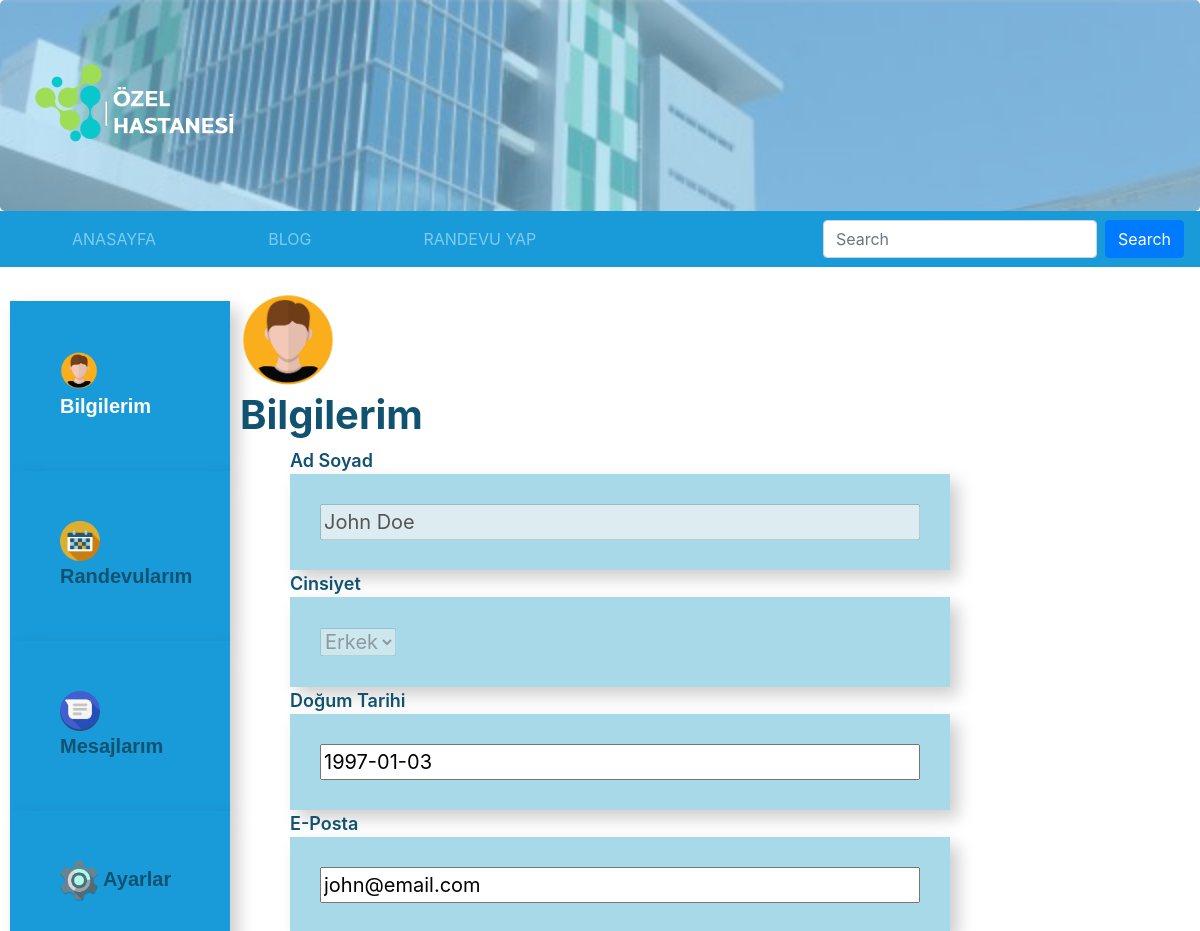
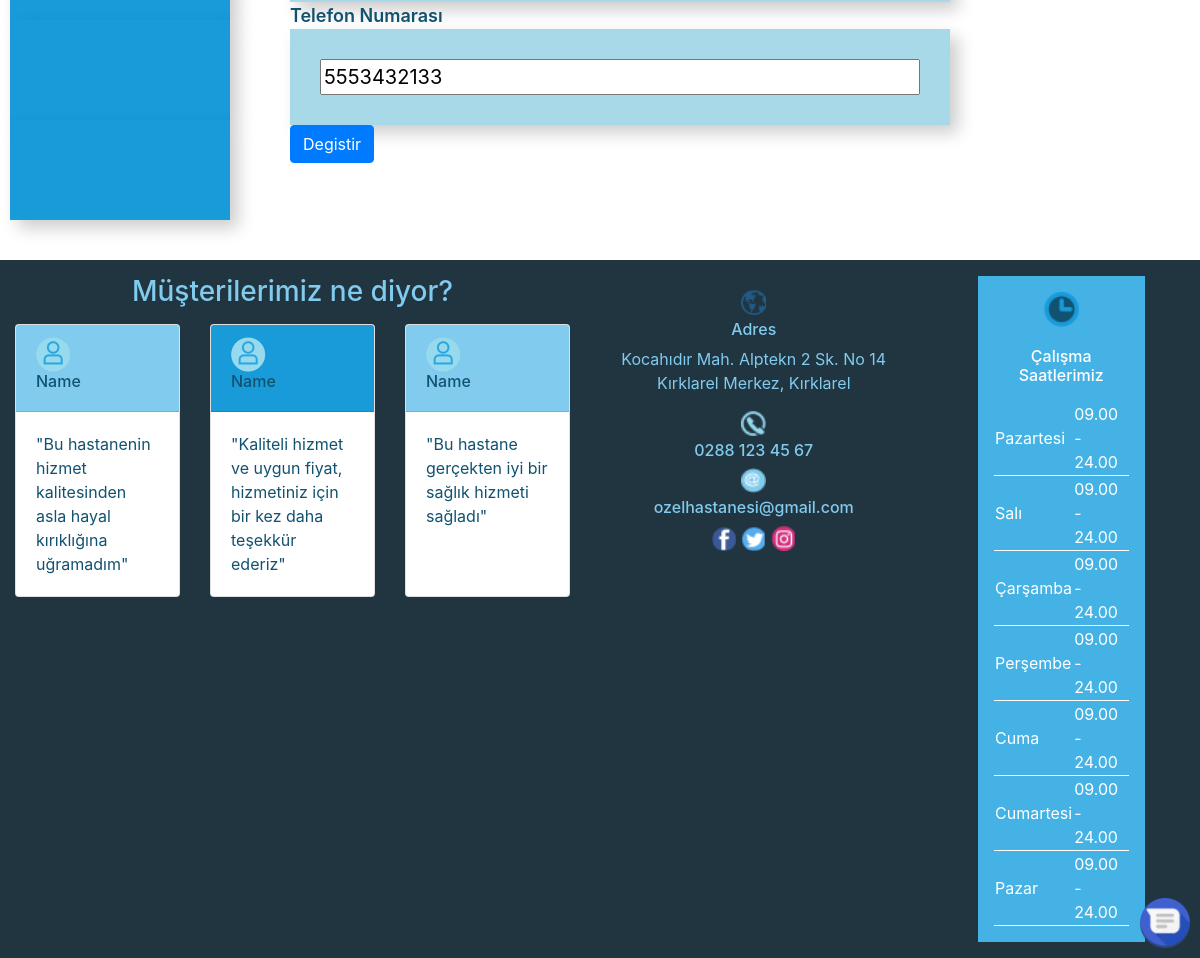
The page /bilgilerim.php (signed in) on the database its author committed (2 pictures, top to bottom).
### tables this page shows
CREATE TABLE IF NOT EXISTS `userinfo` (
  `adsoyad` text NOT NULL,
  `eposta` varchar(100) NOT NULL,
  `sifre` varchar(130) NOT NULL,
  `cinsiyet` text NOT NULL,
  `tel` bigint(255) NOT NULL,
  `dogumtarih` date DEFAULT NULL,
  PRIMARY KEY (`eposta`)
);

### bilgilerim.php (the view, shortened to what this page needs)
<!DOCTYPE html>
<html>
<html lang="en">
<?php
    include "config.php";
?>
<head>
    <link rel="stylesheet" href="https://cdn.jsdelivr.net/npm/bootstrap@4.5.3/dist/css/bootstrap.min.css"
>
    <link rel="stylesheet" href="style2.css">
</head>
<body>
    <div class="jumbotron mb-0">
        <a href="anasayfa.html"><img src="img/logo.png" alt=""></a>
    </div>
    <nav class="navbar navbar-expand-sm ">
        <div class="collapse navbar-collapse" id="collapsibleNavbar">
            <ul class="navbar-nav mr-auto">
                <li class="nav-item">
                    <a class="nav-link" href="anasayfa.php">ANASAYFA<span class="sr-only">(current)</span></a>
                </li>
                <li class="nav-item">
                    <a class="nav-link" href="makalelistesi.html">BLOG</a>
                </li>
                <li class="nav-item">
                    <a class="nav-link" href="randevuform.php" target="_blank">RANDEVU YAP</a>
                </li>
            </ul>
            <form class="form-inline my-2 my-lg-0">
                <input class="form-control mr-sm-2" type="search" placeholder="Search" aria-label="Search">
                <button class="btn btn-primary  my-2 my-sm-0" type="submit">Search</button>
            </form>
        </div>
    </nav><br>
    <div class="clearfix">
  <div class="column menu">
    <ul>
      <a class="letter" href="bilgilerim.php"><li><img src="img/profile.png" weight="40px" height="40px"> Bilgilerim</li></a>
      <li><a class="letter" href="oncekirandevularim.php"><img src="img/appointment.png" weight="40px" height="40px">Randevularım</a></li>
      <li><a class="letter" href="Mesajlarim.html"><img src="img/message.png" weight="40px" height="40px"> Mesajlarım</a></li>
      <li><a class="letter" href="ayarlar.html"><img src="img/clipart494368.png" weight="40px" height="40px"> Ayarlar</a></li>
      <li></li>
      <li></li>
    </ul>
  </div>
  <div>
    <a href="#"><img src="img/profile.png" weight="100px" height="100px"></a>
    <h1>Bilgilerim</h1>
    <div class="column2 menu2">
    <?php
    $sql = "SELECT * FROM userinfo WHERE eposta = '".$_SESSION['email']."'";
    $result = $con->query($sql);
    $row=$result->fetch_row();
    ?>
   <form form action="<?php echo htmlspecialchars($_SERVER["PHP_SELF"]);?>" method="post">
    <ul>
        <div class="profile">Ad Soyad</div><li><input type=”text” name=”adsoyad” value="<?=$row[0]; ?>" disabled></li>
        <div class="profile">Cinsiyet</div><li>
            <select name="cinsiyet" required disabled>
            <option><?=$row[3];?></option>
            </select></li>
        <div class="profile">Doğum Tarihi</div><li><input type=”date” name="dogumtarihi" value="<?=$row[5]; ?>"></li>
        <div class="profile">E-Posta</div><li><input type=”text” name="eposta" value="<?=$row[1]; ?>"></li>
        <div class="profile">Telefon Numarası</div><li><input type="text" name="telefon" value="<?=$row[4]; ?>"></li>
    </ul>
    <br>
     <button class="btn btn-primary  my-2 my-sm-0" name="degistir" type="submit">Degistir</button>
     </form>
  </div>
  </div>
</div>
    <div class="row footer">
        <div class="col-lg-6">
            <a href="mesajlarim.html"><img class="message" src="img/message.png" width="50px" height="50px"></a>
            <div class="review">
                <h3>Müşterilerimiz ne diyor?</h3>
                <div class="card-deck">
                    <div class="card">
                        <div class="card-header">
                            <img src="img/login logo.png" alt="">
                            <h6>Name</h6>
                        </div>
                        <div class="card-body">
                            <p class="card-text">"Bu hastanenin hizmet kalitesinden asla hayal kırıklığına uğramadım"</p>
                        </div>
                    </div>
                    <div class="card">
                        <div class="card-header" style="background-color: #199BD9;">
                            <img src="img/login logo.png" alt="">
                            <h6>Name</h6>
                        </div>
                        <div class="card-body">
                            <p class="card-text">"Kaliteli hizmet ve uygun fiyat, hizmetiniz için bir kez daha teşekkür ederiz"</p>
                        </div>
                    </div>
                    <div class="card">
                        <div class="card-header">
                            <img src="img/login logo.png" alt="">
                            <h6>Name</h6>
                        </div>
                        <div class="card-body">
                            <p class="card-text">"Bu hastane gerçekten iyi bir sağlık hizmeti sağladı"</p>
                        </div>
                    </div>
                </div>
            </div>
        </div>
        <div class="col-lg-3">
            <div class="contactinfo">
                <img src="img/adress logo.png" height="25px" width="25px" alt="">
                <h6>Adres</h6>
                <p>Kocahıdır Mah. Alptekn 2 Sk. No 14
                    Kırklarel Merkez, Kırklarel
                </p>
                <img src="img/contact logo.png" height="25px" width="25px" alt="">
                <h6>0288 123 45 67</h6>
                <img src="img/email logo.png" height="25px" width="25px" alt="">
                <h6>ozelhastanesi@gmail.com</h6>
                <img src="img/fb logo.png" height="25px" width="25px" alt="">
                <img src="img/twitter logo.png" height="25px" width="25px" alt="">
                <img src="img/ig logo.png" height="25px" width="25px" alt="">
            </div>
        </div>
        <div class="col-lg-3">
            <div class="tabelwaktu">
                <img src="img/clock logo 2.png" height="35px" width="35px" style="margin-bottom: 20px;" alt="">
                <h6>Çalışma Saatlerimiz</h6>
                <table>
                    <tr>
                        <td>Pazartesi</td>
                        <td>09.00 - 24.00</td>
                    </tr>
                    <tr>
                        <td>Salı</td>
                        <td>09.00 - 24.00</td>
                    </tr>
                    <tr>
                        <td>Çarşamba</td>
                        <td>09.00 - 24.00</td>
                    </tr>
                    <tr>
                        <td>Perşembe</td>
                        <td>09.00 - 24.00</td>
                    </tr>
                    <tr>
                        <td>Cuma</td>
                        <td>09.00 - 24.00</td>
                    </tr>
                    <tr>
                        <td>Cumartesi</td>
                        <td>09.00 - 24.00</td>
                    </tr>
                    <tr>
                        <td>Pazar</td>
                        <td>09.00 - 24.00</td>
                    </tr>
                </table>
            </div>
        </div>
    </div>
</body>
</html>

### style2.css (style rules this page uses)
body { color: #115271; }
.navbar { background-color: #199BD9; }
.card-deck { margin: 0; }
a.nav-link { margin: 0 3em; color: #80CBEE; }
.footer { background-color: #213540; color: #80CBEE; margin-top: 30px; }
table { width: 100%; color: white; }
table, td { border-bottom: 1px solid white; }
.tabelwaktu { background-color: #45B2E5; margin: 1em 20%; padding: 1em; align-items: center; display: flex; flex-direction: column; }
.tabelwaktu h6 { text-align: center; color: white; margin-bottom: 1em; }
.jumbotron { background-image: url("img/header.png"); background-size: cover; }
.contactinfo { margin-top: 30px; text-align: center; align-items: center; }
.contactinfo img { margin-bottom: 5px; }
.review { margin-top: 15px; align-items: center; color: #115271; }
.review h3 { text-align: center; margin-bottom: 15px; color: #80CBEE; }
.review .card-header { background-color: #80CBEE; }
.column { float: left; padding: 10px; }
.column2 { padding: 0px; position: sticky; top: 0px; left: 50px; }
.clearfix::after { content: ""; clear: both; display: table; }
.menu { width: 20%; }
.menu2 { width:80%; }
.menu ul { list-style-type: none; margin: 0; padding: 0; }
.menu2 ul { list-style-type: none; margin: 0; padding: 0; float:left; }
.menu li { padding: 50px; font-size: 20px; margin-bottom: 0px; background-color: #199BD9; box-shadow: 8px 8px 16px 0px rgba(0,0,0,0.2); color: #ffffff; }
.menu2 li { padding: 30px; font-size: 20px; margin-bottom: 0px; background-color: #A8D9E8; box-shadow: 8px 8px 16px 0px rgba(0,0,0,0.2); color: #ffffff; }
.letter { color: #115271; font-family:sans-serif; font-weight: 700; }
h1 { font-weight: 750; }
.profile { font-size: 18px; font-weight: 600; position: relative; }
.message { bottom: 10px; right: 10px; position: fixed; width:50px; z-index: 1; }
input { width: 600px; }

### rows shown on the page
userinfo: adsoyad "John Doe", cinsiyet "Erkek", dogumtarihi "1997-01-03", eposta "john@email.com", telefon "5553432133"
